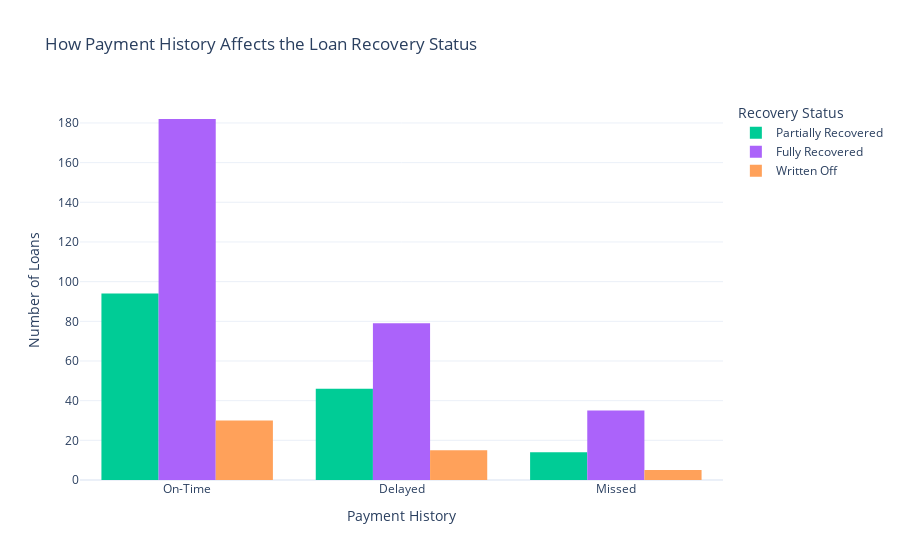

Notebook cell for this chart:
### Markdown cell above
Now, let’s have a look at the payment history. I’ll first analyze how payment history affects loan recovery amount:

### Code cell
fig_paymentVSrecovery = px.histogram(loan , x = "Payment_History" , color= "Recovery_Status" , barmode= "group",
                                    title = "How Payment History Affects the Loan Recovery Status",
                                    labels= {"Payment_History":"Payment History","Count":"Number of Loans"},
                                    color_discrete_map={"Recovered":"green", "Not Recovered":"red"})

fig_paymentVSrecovery.update_layout(
                        xaxis_title = "Payment History",
                        yaxis_title = "Number of Loans",
                        legend_title = "Recovery Status",
                        template = "plotly_white"
                                    )

fig_paymentVSrecovery.show()

### Figure 1 — Plotly figure (JSON) as saved in the notebook; plotly's stock layout.template omitted (floating-point values rounded to 4 significant figures; data arrays with more than 128 entries replaced by an {"elided": "..."} marker saying what was removed)
{"data": [{"alignmentgroup": "True", "bingroup": "x", "hovertemplate": "Recovery_Status=Partially Recovered<br>Payment History=%{x}<br>count=%{y}<extra></extra>", "legendgroup": "Partially Recovered", "marker": {"color": "#00cc96", "pattern": {"shape": ""}}, "name": "Partially Recovered", "offsetgroup": "Partially Recovered", "orientation": "v", "showlegend": true, "type": "histogram", "x": {"elided": "154 str values"}, "xaxis": "x", "yaxis": "y"}, {"alignmentgroup": "True", "bingroup": "x", "hovertemplate": "Recovery_Status=Fully Recovered<br>Payment History=%{x}<br>count=%{y}<extra></extra>", "legendgroup": "Fully Recovered", "marker": {"color": "#ab63fa", "pattern": {"shape": ""}}, "name": "Fully Recovered", "offsetgroup": "Fully Recovered", "orientation": "v", "showlegend": true, "type": "histogram", "x": {"elided": "296 str values"}, "xaxis": "x", "yaxis": "y"}, {"alignmentgroup": "True", "bingroup": "x", "hovertemplate": "Recovery_Status=Written Off<br>Payment History=%{x}<br>count=%{y}<extra></extra>", "legendgroup": "Written Off", "marker": {"color": "#FFA15A", "pattern": {"shape": ""}}, "name": "Written Off", "offsetgroup": "Written Off", "orientation": "v", "showlegend": true, "type": "histogram", "x": ["Delayed", "Delayed", "On-Time", "Delayed", "On-Time", "On-Time", "On-Time", "On-Time", "Delayed", "On-Time", "On-Time", "On-Time", "Delayed", "Delayed", "On-Time", "Missed", "Missed", "On-Time", "Missed", "Delayed", "Delayed", "On-Time", "On-Time", "Missed", "On-Time", "Delayed", "On-Time", "Delayed", "On-Time", "On-Time", "On-Time", "On-Time", "On-Time", "Delayed", "Delayed", "On-Time", "On-Time", "On-Time", "Delayed", "Delayed", "Missed", "On-Time", "On-Time", "On-Time", "On-Time", "On-Time", "On-Time", "Delayed", "On-Time", "On-Time"], "xaxis": "x", "yaxis": "y"}], "layout": {"barmode": "group", "legend": {"title": {"text": "Recovery Status"}, "tracegroupgap": 0}, "title": {"text": "How Payment History Affects the Loan Recovery Status"}, "xaxis": {"anchor": "y", "domain": [0, 1], "title": {"text": "Payment History"}}, "yaxis": {"anchor": "x", "domain": [0, 1], "title": {"text": "Number of Loans"}}}}
